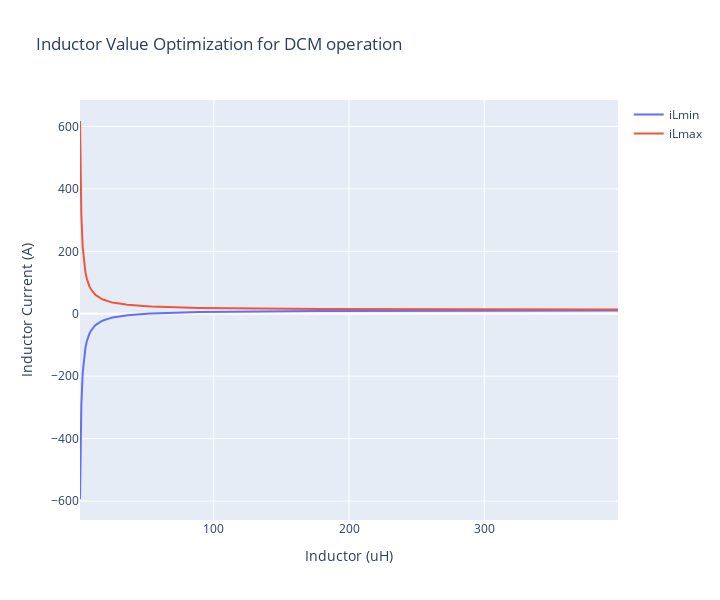

Here is the notebook cell this chart was saved with:
### Code cell
%run iL_optimise_plotly.py

### Figure 1 — Plotly figure (JSON) as saved in the notebook; plotly's stock layout.template omitted (floating-point values rounded to 4 significant figures; data arrays with more than 128 entries replaced by an {"elided": "..."} marker saying what was removed)
{"data": [{"mode": "lines", "name": "iLmin", "type": "scatter", "x": {"elided": "399 int values"}, "y": {"elided": "399 float values"}}, {"mode": "lines", "name": "iLmax", "type": "scatter", "x": {"elided": "399 int values"}, "y": {"elided": "399 float values"}}], "layout": {"height": 600, "title": {"text": "Inductor Value Optimization for DCM operation"}, "width": 720, "xaxis": {"title": {"text": "Inductor (uH)"}}, "yaxis": {"title": {"text": "Inductor Current (A)"}}}}
